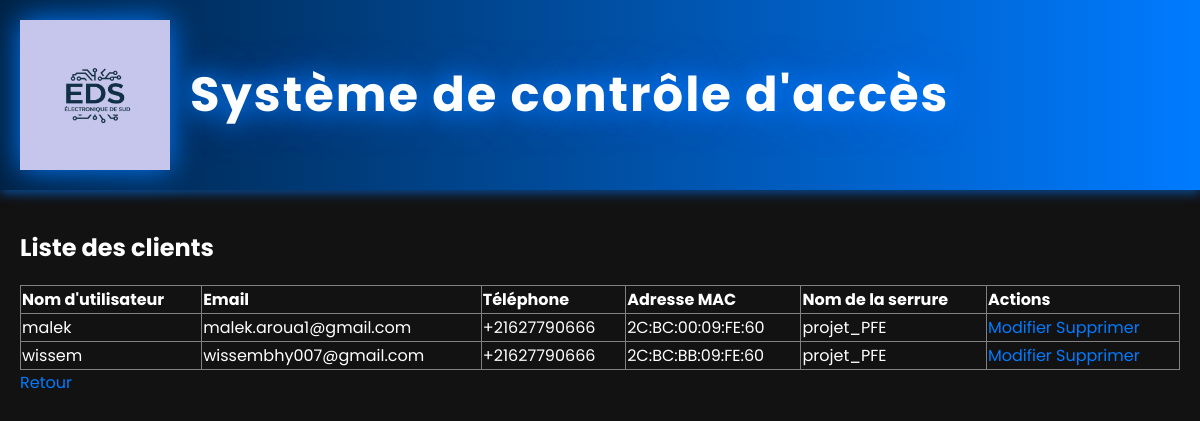
Page /list_clients (signed in) on the committed database.
### tables this page shows
CREATE TABLE locks (
            id INTEGER PRIMARY KEY AUTOINCREMENT,
            client_id INTEGER NOT NULL,
            mac_address TEXT NOT NULL UNIQUE,
            lock_name TEXT NOT NULL,
            FOREIGN KEY (client_id) REFERENCES users (id)
        );

CREATE TABLE users (
            id INTEGER PRIMARY KEY AUTOINCREMENT,
            username TEXT UNIQUE NOT NULL,
            password TEXT NOT NULL,
            role TEXT NOT NULL,
            email TEXT NOT NULL UNIQUE,
            phone TEXT NOT NULL DEFAULT ''
        );

### app.py (the view)
@app.route('/list_clients')
def list_clients():
    if 'user_id' not in session or session['role'] != 'fabricant':
        return redirect(url_for('login'))
    conn = get_db_connection()
    clients_with_locks = conn.execute('''
        SELECT u.id, u.username, u.email, u.phone, l.mac_address, l.lock_name
        FROM users u
        LEFT JOIN locks l ON u.id = l.client_id
        WHERE u.role = 'client'
        ORDER BY u.username
    ''').fetchall()
    conn.close()
    return render_template('list_clients.html', clients=clients_with_locks)

### app.py (called while the page is built)
def get_db_connection():
    conn = sqlite3.connect('database.db')
    conn.execute('PRAGMA journal_mode=WAL;')  # Active le mode WAL
    conn.row_factory = sqlite3.Row
    return conn

### templates/list_clients.html (shortened to what this page needs)
{% extends "base.html" %}
{% block content %}
<h2>Liste des clients</h2>
<table border="1" style="width: 100%; border-collapse: collapse; text-align: left;">
    <thead>
        <tr>
            <th>Nom d'utilisateur</th>
            <th>Email</th>
            <th>Téléphone</th>
            <th>Adresse MAC</th>
            <th>Nom de la serrure</th>
            <th>Actions</th>
        </tr>
    </thead>
    <tbody>
        {% for client in clients %}
        <tr>
            <td>{{ client.username }}</td>
            <td>{{ client.email }}</td>
            <td>{{ client.phone }}</td>
            <td>{{ client.mac_address }}</td>
            <td>{{ client.lock_name }}</td>
            <td>
                <a href="{{ url_for('modify_client') }}?client_id={{ client.id }}">Modifier</a>
                <a href="{{ url_for('admin_fabricant') }}?delete_client={{ client.id }}" onclick="return confirm('Êtes-vous sûr de vouloir supprimer ce client?')">Supprimer</a>
            </td>
        </tr>
        {% endfor %}
    </tbody>
</table>
<a href="{{ url_for('admin_fabricant') }}">Retour</a>
{% endblock %}

### templates/base.html (shortened to what this page needs)
<!DOCTYPE html>
<html lang="fr">
<head>
    <link rel="stylesheet" href="{{ url_for('static', filename='styles.css') }}">
</head>
<body>
    <header>
        <div class="header-container">
            <img src="{{ url_for('static', filename='logo_EDS.png') }}" alt="Logo de la société" class="logo">
            <h1>Système de contrôle d'accès</h1>
        </div>
    </header>
    <main>
        {% block content %}{% endblock %}
    </main>
</body>
</html>

### static/styles.css (style rules this page uses)
body { font-family: 'Poppins', sans-serif; background-color: #121212; color: #fff; margin: 0; padding: 0; }
header { display: flex; align-items: center; justify-content: space-between; background: linear-gradient(90deg, #002244, #007BFF); padding: 20px; box-shadow: 0 4px 10px rgba(0, 123, 255, 0.5); }
.logo { height: 150px; filter: drop-shadow(0px 0px 15px rgba(0, 123, 255, 1)); }
h1 { font-size: 3rem; font-weight: bold; color: #ffffff; text-shadow: 0 0 25px rgba(0, 123, 255, 1), 0 0 40px rgba(0, 123, 255, 0.8); letter-spacing: 2px; }
.header-container { display: flex; align-items: center; justify-content: center; gap: 20px; }
main { padding: 20px; max-width: 1200px; margin: 0 auto; }
a { color: #007BFF; text-decoration: none; transition: 0.3s; }

### rows in the picture
locks: username "malek", email "malek.aroua1@gmail.com", phone "+21627790666", mac_address "2C:BC:00:09:FE:60", lock_name "projet_PFE"
locks: username "wissem", email "wissembhy007@gmail.com", phone "+21627790666", mac_address "2C:BC:BB:09:FE:60", lock_name "projet_PFE"
